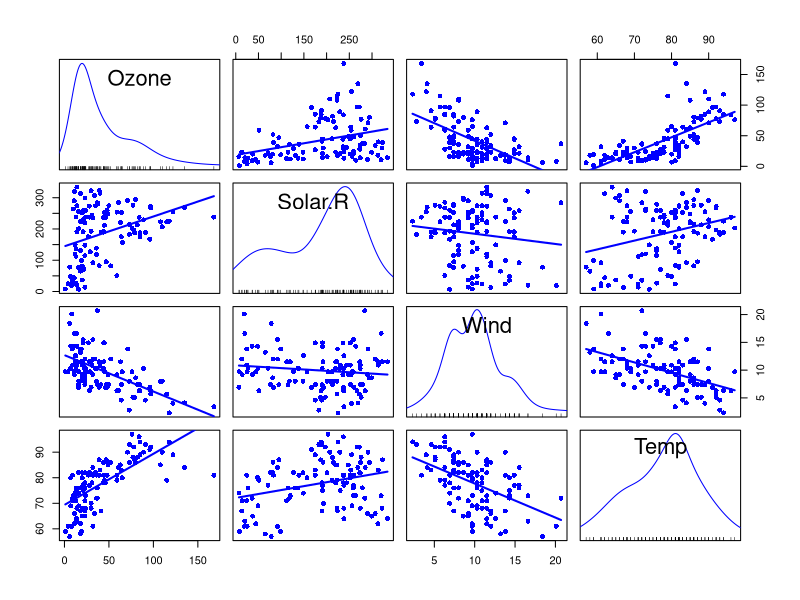
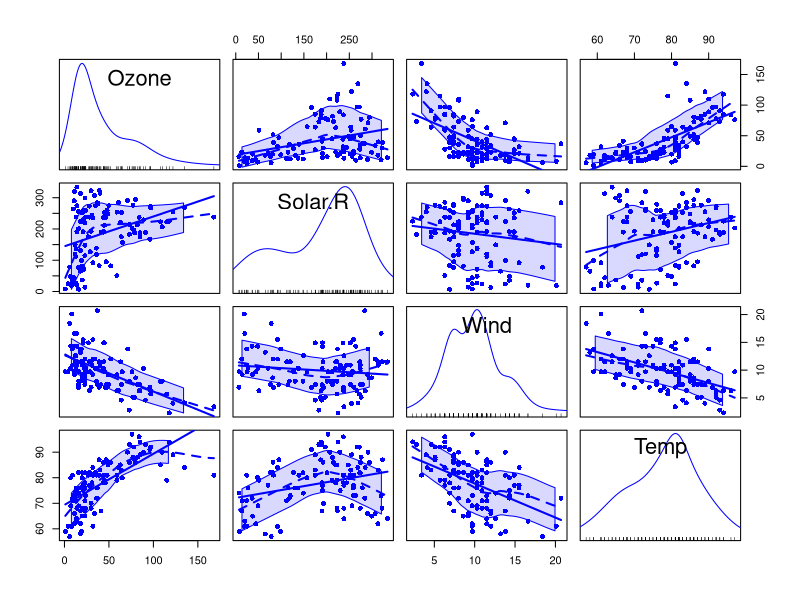
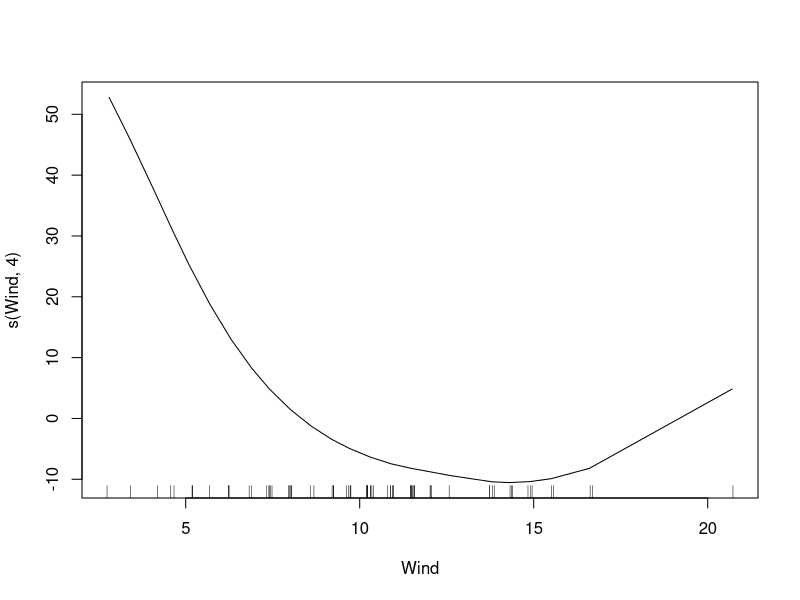
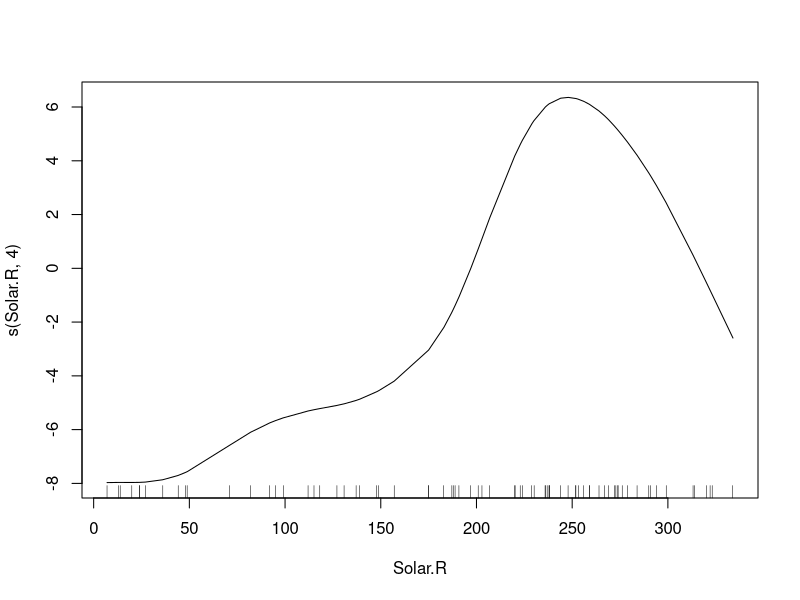
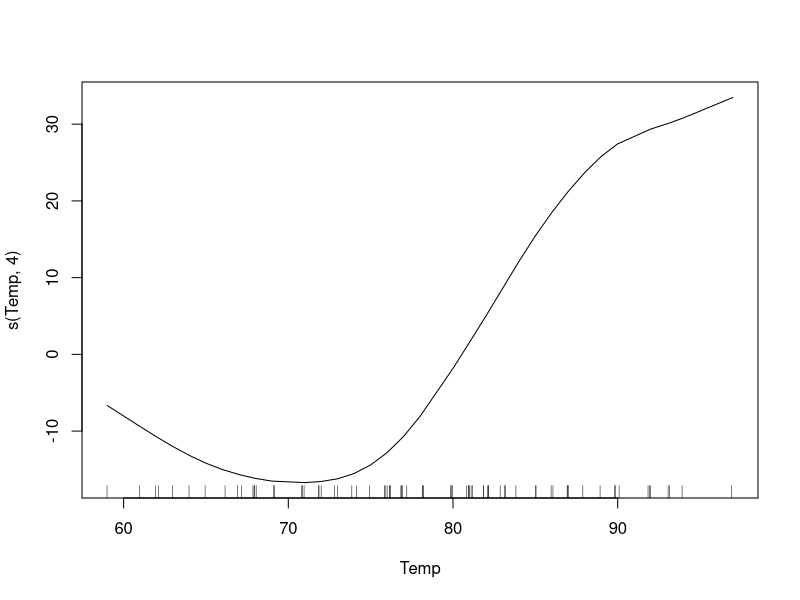

Recreate these plots in R, in order.
library(datasets)
data(airquality)
df <- airquality

df <- na.omit(df)

library(car)
scatterplotMatrix(~ Ozone+Solar.R+Wind+Temp, 
                  data=df, smooth=FALSE,
                  reg.line=FALSE, ellipse=FALSE,
                  diagonal="none", pch=16)

set.seed(42)
id_train <- sample(1:nrow(df), nrow(df)*0.70)
df_train <- df[id_train,]
df_test <- df[-id_train,]


fit_lin <- lm(Ozone~Solar.R+Wind+Temp, data=df_train)
pred_test <- predict(fit_lin, newdata = df_test)
MAE_lin <- sum(abs(df_test$Ozone-pred_test))/nrow(df_test)

## Polinomial regression

fit_pol <- lm(Ozone ~ Solar.R + I(Solar.R^2) + Wind + I(Wind^2) + Temp + I(Temp^2)
              , data=df_train)
pred_test <- predict(fit_pol, newdata = df_test)
MAE_pol <- sum(abs(df_test$Ozone-pred_test))/nrow(df_test)

## Step Functions

for(i in c("Solar.R","Wind", "Temp")){
  percentis = quantile(df_train[,i], probs = c(0.2, 0.4, 0.6, 0.8))
  df_train[,paste0(i, "_cat")] = cut(df_train[,i], c(-Inf,percentis, Inf))
  df_test[,paste0(i, "_cat")] = cut(df_test[,i], c(-Inf,percentis, Inf))
}

fit_categ <- lm(Ozone ~ as.factor(Solar.R_cat) + as.factor(Wind_cat) + 
                  as.factor(Temp_cat),
                data=df_train)
pred_test <- predict(fit_categ, newdata = df_test)
MAE_categ <- sum(abs(df_test$Ozone-pred_test))/nrow(df_test)


## Splines 

scatterplotMatrix(~ Ozone+Solar.R+Wind+Temp, 
                  data=df, smooth=T,
                  reg.line=FALSE, ellipse=FALSE,
                  diagonal="none", pch=16)

library(splines)

fit_lin <- lm(Ozone~Wind, data=df_train)
pred_test <- predict(fit_lin, newdata = df_test)
MAE_lin_ <- sum(abs(df_test$Ozone-pred_test))/nrow(df_test)

fit_spline <- lm(Ozone~bs(Wind,degree=3), data=df_train)
pred_test <- predict(fit_spline, newdata = df_test)
MAE_spline <- sum(abs(df_test$Ozone-pred_test))/nrow(df_test)


## GAM

install.packages("gam")
library(gam)

fit_gam <- gam(Ozone ~ s(Wind,4) + s(Solar.R,4) + s(Temp,4),
               data=df_train)
pred_test <- predict(fit_gam, newdata = df_test)
MAE_gam <- sum(abs(df_test$Ozone-pred_test))/nrow(df_test)

plot(fit_gam)
